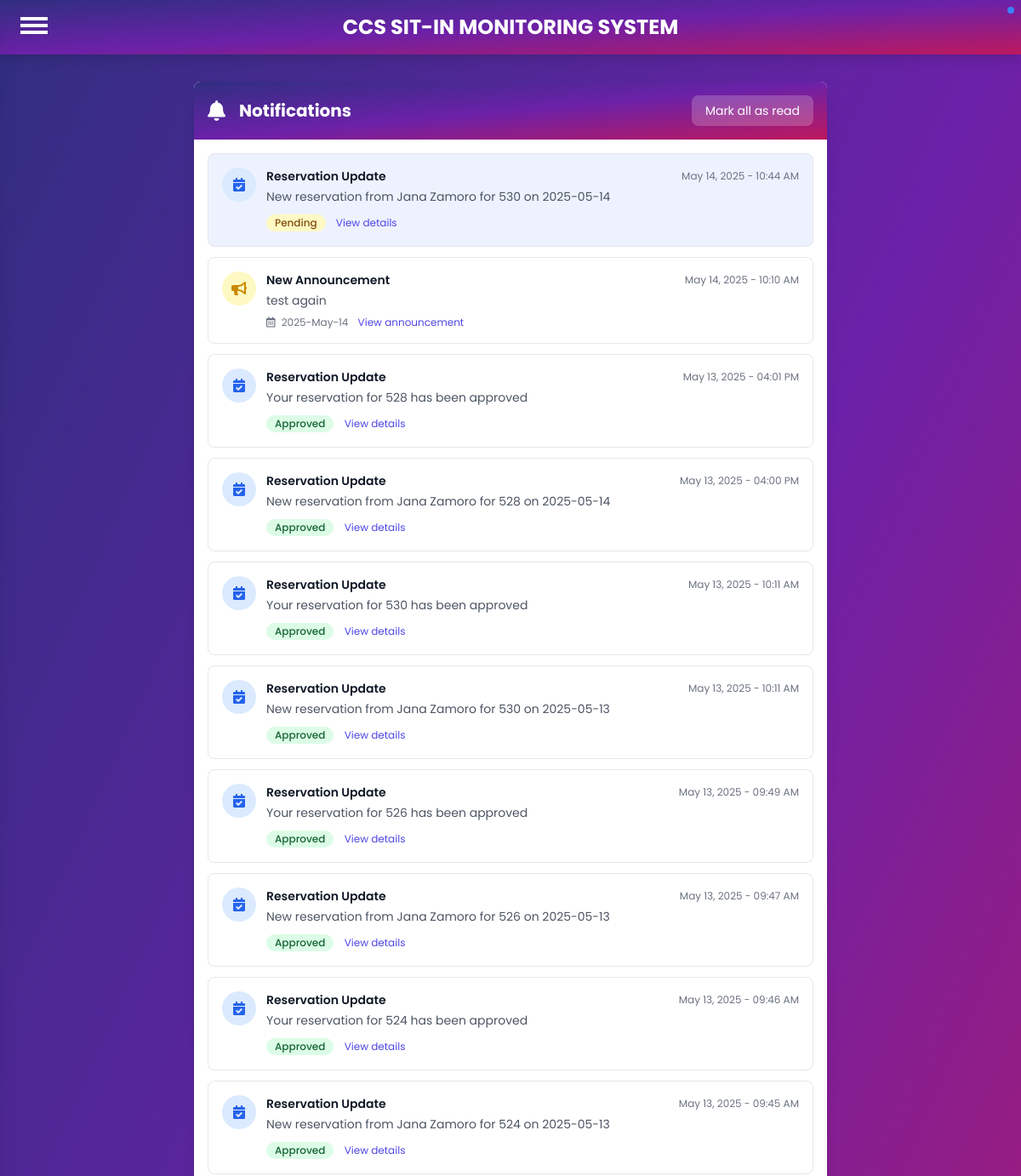
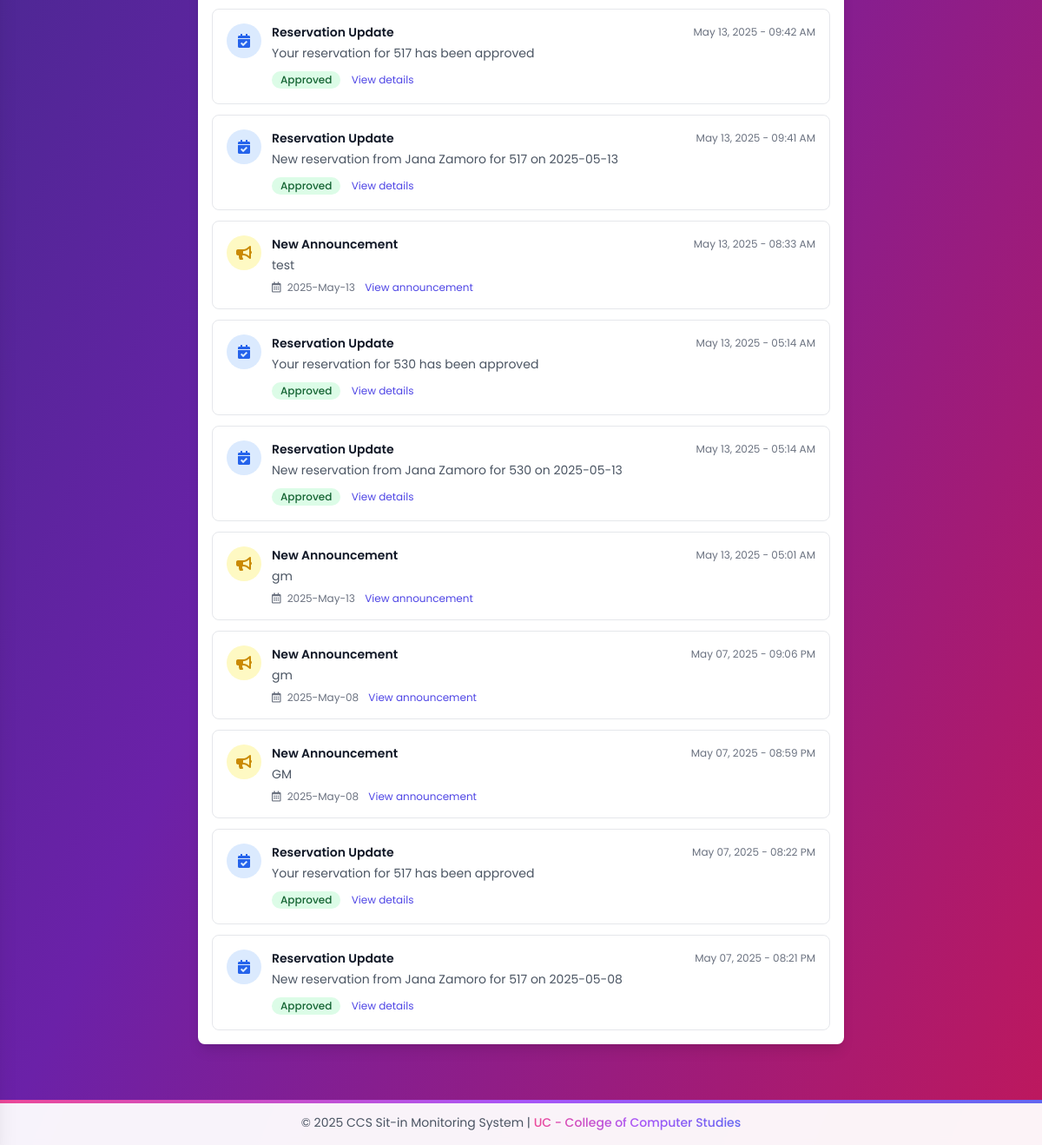
/user/user_notifications.php (signed in), run on the app's committed database (2 pictures, top to bottom).
### tables this page shows
CREATE TABLE `notification` (
  `NOTIF_ID` int(11) NOT NULL,
  `USER_ID` int(11) DEFAULT NULL,
  `RESERVATION_ID` int(11) DEFAULT NULL,
  `ANNOUNCEMENT_ID` int(11) DEFAULT NULL,
  `MESSAGE` text DEFAULT NULL,
  `IS_READ` tinyint(1) NOT NULL DEFAULT 0,
  `CREATED_AT` timestamp NOT NULL DEFAULT current_timestamp()
);

CREATE TABLE `reservation` (
  `ID` int(11) NOT NULL,
  `IDNO` int(11) NOT NULL,
  `FULL_NAME` varchar(50) NOT NULL,
  `COURSE` varchar(30) NOT NULL,
  `YEAR_LEVEL` varchar(30) NOT NULL,
  `PURPOSE` varchar(30) NOT NULL,
  `LABORATORY` varchar(30) NOT NULL,
  `PC_NUM` int(11) NOT NULL,
  `DATE` date NOT NULL,
  `TIME_IN` time NOT NULL,
  `TIME_OUT` time NOT NULL,
  `STATUS` varchar(10) NOT NULL DEFAULT 'Pending'
);

CREATE TABLE `announcement` (
  `ID` int(11) NOT NULL,
  `TITLE` varchar(255) NOT NULL,
  `CONTENT` text NOT NULL,
  `CREATED_DATE` date NOT NULL,
  `CREATED_BY` varchar(20) NOT NULL
);

### user/user_notifications.php (the view, shortened to what this page needs)
<?php
require '../db.php';
$userId = $_SESSION['user_id'];
$notifications = [];
$query = "SELECT n.*, r.ID as RES_ID, a.ID as ANN_ID, r.STATUS as RES_STATUS,
                 a.CONTENT as ANNOUNCEMENT_CONTENT, a.CREATED_DATE as ANNOUNCEMENT_DATE
          FROM notification n
          LEFT JOIN reservation r ON n.RESERVATION_ID = r.ID
          LEFT JOIN announcement a ON n.ANNOUNCEMENT_ID = a.ID
          WHERE n.USER_ID = ?
          ORDER BY n.CREATED_AT DESC";
$stmt = $conn->prepare($query);
$stmt->bind_param("i", $userId);
$stmt->execute();
$result = $stmt->get_result();
while ($row = $result->fetch_assoc()) {
    $notifications[] = $row;
}
?>
<!DOCTYPE html>
<html lang="en">
<head>
    <link rel="stylesheet" href="https://cdnjs.cloudflare.com/ajax/libs/font-awesome/5.15.4/css/all.min.css">
    <script src="https://cdn.tailwindcss.com"></script>
</head>
<body class="bg-gradient-to-br from-indigo-900 via-purple-800 to-pink-700 min-h-screen font-poppins">
    <div class="text-center text-white font-bold text-2xl py-4 relative shadow-lg" style="background: linear-gradient(to bottom right, rgb(49, 46, 129), rgb(107, 33, 168), rgb(190, 24, 93))">
        CCS SIT-IN MONITORING SYSTEM
        <div class="absolute top-4 left-6 cursor-pointer" onclick="toggleNav(this)">
            <div class="bar1 w-8 h-1 bg-white my-1 transition-all duration-300"></div>
            <div class="bar2 w-8 h-1 bg-white my-1 transition-all duration-300"></div>
            <div class="bar3 w-8 h-1 bg-white my-1 transition-all duration-300"></div>
        </div>
    </div>
    <div class="container mx-auto py-8 px-4">
        <div class="w-full lg:w-3/4 xl:w-2/3 mx-auto">
            <div class="bg-white rounded-lg shadow-lg overflow-hidden">
                <div class="text-white p-4 flex items-center justify-between relative overflow-hidden"
                     style="background: linear-gradient(to bottom right, rgb(49, 46, 129), rgb(107, 33, 168), rgb(190, 24, 93))">
                    <div class="flex items-center">
                        <i class="fas fa-bell text-2xl mr-4"></i>
                        <h2 class="text-xl font-bold">Notifications</h2>
                    </div>
                    <?php if (!empty($notifications)): ?>
                    <button id="markAllReadBtn" class="bg-white/20 hover:bg-white/30 text-white px-4 py-2 rounded-lg text-sm transition-colors">
                        Mark all as read
                    </button>
                    <?php endif; ?>
                </div>
                <div class="p-4">
                    <?php if (empty($notifications)): ?>
                    <div class="text-center py-12">
                        <i class="far fa-bell-slash text-gray-400 text-5xl mb-4"></i>
                        <p class="text-gray-500 text-lg">No notifications yet</p>
                        <p class="text-gray-400 mt-2">When you receive notifications, they will appear here</p>
                    </div>
                    <?php else: ?>
                    <div class="space-y-3">
                        <?php foreach ($notifications as $notification): ?>
                            <div class="p-4 border rounded-lg <?php echo $notification['IS_READ'] ? 'bg-white' : 'bg-indigo-50'; ?> transition-colors hover:bg-gray-50 notification-item" data-id="<?php echo $notification['NOTIF_ID']; ?>">
                                <div class="flex items-start">
                                    <div class="flex-shrink-0 mr-3">
                                        <?php if (isset($notification['RESERVATION_ID']) && !empty($notification['RESERVATION_ID'])): ?>
                                            <span class="inline-flex items-center justify-center h-10 w-10 rounded-full bg-blue-100">
                                                <i class="fas fa-calendar-check text-blue-600"></i>
                                            </span>
                                        <?php elseif (isset($notification['ANNOUNCEMENT_ID']) && !empty($notification['ANNOUNCEMENT_ID'])): ?>
                                            <span class="inline-flex items-center justify-center h-10 w-10 rounded-full bg-yellow-100">
                                                <i class="fas fa-bullhorn text-yellow-600"></i>
                                            </span>
                                        <?php else: ?>
                                            <span class="inline-flex items-center justify-center h-10 w-10 rounded-full bg-gray-100">
                                                <i class="fas fa-bell text-gray-600"></i>
                                            </span>
                                        <?php endif; ?>
                                    </div>
                                    <div class="flex-1">
                                        <div class="flex items-center justify-between">
                                            <h3 class="text-sm font-semibold text-gray-900">
                                                <?php
                                                if (isset($notification['RESERVATION_ID']) && !empty($notification['RESERVATION_ID'])) {
                                                    echo 'Reservation Update';
                                                } elseif (isset($notification['ANNOUNCEMENT_ID']) && !empty($notification['ANNOUNCEMENT_ID'])) {
                                                    echo 'New Announcement';
                                                } else {
                                                    echo 'Notification';
                                                }
                                                ?>
                                            </h3>
                                            <span class="text-xs text-gray-500">
                                                <?php
                                                $date = new DateTime($notification['CREATED_AT']);
                                                echo $date->format('M d, Y - h:i A');
                                                ?>
                                            </span>
                                        </div>
                                        <?php if (isset($notification['ANNOUNCEMENT_ID']) && !empty($notification['ANNOUNCEMENT_ID'])): ?>
                                            <p class="mt-1 text-sm text-gray-600">
                                                <?php
                                                $content = $notification['ANNOUNCEMENT_CONTENT'];
                                                $excerpt = strlen($content) > 100 ? substr($content, 0, 100) . '...' : $content;
                                                echo htmlspecialchars($excerpt);
                                                ?>
                                            </p>
                                            <div class="mt-2 text-xs text-gray-500">
                                                <i class="far fa-calendar-alt mr-1"></i>
                                                <?php echo date('Y-M-d', strtotime($notification['ANNOUNCEMENT_DATE'])); ?>
                                                <a href="dashboard.php" class="ml-2 text-indigo-600 hover:text-indigo-800">
                                                    View announcement
                                                </a>
                                            </div>
                                        <?php else: ?>
                                            <p class="mt-1 text-sm text-gray-600"><?php echo htmlspecialchars($notification['MESSAGE']); ?></p>
                                            <?php if (isset($notification['RESERVATION_ID']) && !empty($notification['RESERVATION_ID'])): ?>
                                                <div class="mt-2">
                                                    <span class="inline-flex items-center px-2.5 py-0.5 rounded-full text-xs font-medium
                                                        <?php
                                                        switch($notification['RES_STATUS']) {
                                                            case 'Approved':
                                                                echo 'bg-green-100 text-green-800';
                                                                break;
                                                            case 'Pending':
                                                                echo 'bg-yellow-100 text-yellow-800';
                                                                break;
                                                        }
                                                        ?>">
                                                        <?php echo $notification['RES_STATUS'] ?? 'Status Unknown'; ?>
                                                    </span>
                                                    <a href="reservation.php" class="ml-2 text-xs text-indigo-600 hover:text-indigo-800">
                                                        View details
                                                    </a>
                                                </div>
                                            <?php endif; ?>
                                        <?php endif; ?>
                                    </div>
                                </div>
                            </div>
                        <?php endforeach; ?>
                    </div>
                    <?php endif; ?>
                </div>
            </div>
        </div>
    </div>
    <div class="py-4 px-6 bg-white/95 backdrop-blur-sm mt-8 relative">
        <div class="absolute inset-x-0 top-0 h-1 bg-gradient-to-r from-pink-500 via-purple-500 to-indigo-500"></div>
        <p class="text-center text-sm text-gray-600">
            &copy; 2025 CCS Sit-in Monitoring System | <span class="gradient-text font-medium">UC - College of Computer Studies</span>
        </p>
    </div>
</body>
</html>

### user/user_notifications.php (style rules this page uses)
.gradient-text { background: linear-gradient(to right, #ec4899, #a855f7, #6366f1); -webkit-background-clip: text; -webkit-text-fill-color: transparent; background-clip: text; display: inline-block; }

### data on the page
notification: shows "Reservation Update", CREATED_AT "May 14, 2025 - 10:44 AM", MESSAGE "New reservation from Jana Zamoro for 530 on 2025-05-14", RESERVATION_ID.STATUS "Pending"
notification: shows "New Announcement", CREATED_AT "May 14, 2025 - 10:10 AM", ANNOUNCEMENT_ID.CONTENT "test again", ANNOUNCEMENT_ID.CREATED_DATE "2025-May-14"
notification: shows "Reservation Update", CREATED_AT "May 13, 2025 - 04:01 PM", MESSAGE "Your reservation for 528 has been approved", RESERVATION_ID.STATUS "Approved"
notification: shows "Reservation Update", CREATED_AT "May 13, 2025 - 04:00 PM", MESSAGE "New reservation from Jana Zamoro for 528 on 2025-05-14", RESERVATION_ID.STATUS "Approved"
notification: shows "Reservation Update", CREATED_AT "May 13, 2025 - 10:11 AM", MESSAGE "Your reservation for 530 has been approved", RESERVATION_ID.STATUS "Approved"
notification: shows "Reservation Update", CREATED_AT "May 13, 2025 - 10:11 AM", MESSAGE "New reservation from Jana Zamoro for 530 on 2025-05-13", RESERVATION_ID.STATUS "Approved"
notification: shows "Reservation Update", CREATED_AT "May 13, 2025 - 09:49 AM", MESSAGE "Your reservation for 526 has been approved", RESERVATION_ID.STATUS "Approved"
notification: shows "Reservation Update", CREATED_AT "May 13, 2025 - 09:47 AM", MESSAGE "New reservation from Jana Zamoro for 526 on 2025-05-13", RESERVATION_ID.STATUS "Approved"
notification: shows "Reservation Update", CREATED_AT "May 13, 2025 - 09:46 AM", MESSAGE "Your reservation for 524 has been approved", RESERVATION_ID.STATUS "Approved"
notification: shows "Reservation Update", CREATED_AT "May 13, 2025 - 09:45 AM", MESSAGE "New reservation from Jana Zamoro for 524 on 2025-05-13", RESERVATION_ID.STATUS "Approved"
notification: shows "Reservation Update", CREATED_AT "May 13, 2025 - 09:42 AM", MESSAGE "Your reservation for 517 has been approved", RESERVATION_ID.STATUS "Approved"
notification: shows "Reservation Update", CREATED_AT "May 13, 2025 - 09:41 AM", MESSAGE "New reservation from Jana Zamoro for 517 on 2025-05-13", RESERVATION_ID.STATUS "Approved"
notification: shows "New Announcement", CREATED_AT "May 13, 2025 - 08:33 AM", ANNOUNCEMENT_ID.CONTENT "test", ANNOUNCEMENT_ID.CREATED_DATE "2025-May-13"
notification: shows "Reservation Update", CREATED_AT "May 13, 2025 - 05:14 AM", MESSAGE "Your reservation for 530 has been approved", RESERVATION_ID.STATUS "Approved"
notification: shows "Reservation Update", CREATED_AT "May 13, 2025 - 05:14 AM", MESSAGE "New reservation from Jana Zamoro for 530 on 2025-05-13", RESERVATION_ID.STATUS "Approved"
notification: shows "New Announcement", CREATED_AT "May 13, 2025 - 05:01 AM", ANNOUNCEMENT_ID.CONTENT "gm", ANNOUNCEMENT_ID.CREATED_DATE "2025-May-13"
notification: shows "New Announcement", CREATED_AT "May 07, 2025 - 09:06 PM", ANNOUNCEMENT_ID.CONTENT "gm", ANNOUNCEMENT_ID.CREATED_DATE "2025-May-08"
notification: shows "New Announcement", CREATED_AT "May 07, 2025 - 08:59 PM", ANNOUNCEMENT_ID.CONTENT "GM", ANNOUNCEMENT_ID.CREATED_DATE "2025-May-08"
notification: shows "Reservation Update", CREATED_AT "May 07, 2025 - 08:22 PM", MESSAGE "Your reservation for 517 has been approved", RESERVATION_ID.STATUS "Approved"
notification: shows "Reservation Update", CREATED_AT "May 07, 2025 - 08:21 PM", MESSAGE "New reservation from Jana Zamoro for 517 on 2025-05-08", RESERVATION_ID.STATUS "Approved"
